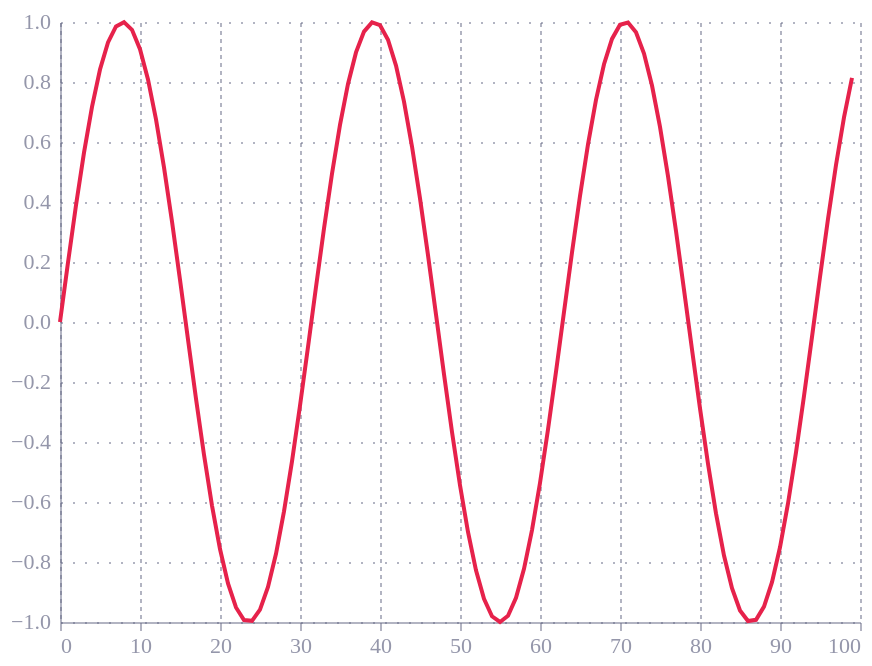

This figure's notebook cell:
### Code cell
import altair as alt
import numpy as np
import pandas as pd

x = np.arange(100)
source = pd.DataFrame({
  'x': x,
  'f(x)': np.sin(x / 5)
})

alt.Chart(source).mark_line().encode(
    x='x',
    y='f(x)')

### Figure 1 — Vega-Lite specification as saved in the notebook (floating-point values rounded to 4 significant figures)
{"config": {"font": "Circular Std", "text": {"color": "#676A86", "align": "left", "baseline": "middle", "dx": 7, "dy": 0, "fontSize": 11}, "view": {"stroke": null, "continuousWidth": 400, "continuousHeight": 300, "discreteWidth": 400, "discreteHeight": 300}, "range": {"category": ["#36B7B4", "#E6224B", "#F4C245", "#0063AF", "#00A767", "#179FDB", "#EB5C2E", "#5C267B", "#122B39"], "diverging": ["#E6224B", "#E54753", "#C9C9C9", "#179FDB", "#122B39"], "heatmap": ["#C9C9C9", "#179FDB", "#0063AF", "#122B39"], "ordinal": ["#00A767", "#36B7B4", "#179FDB", "#0063AF", "#243B5A"]}, "bar": {"color": "#179fdb"}, "line": {"color": "#e6224b"}, "rule": {"color": "#676A86"}, "area": {"opacity": 0.8}, "point": {"filled": true, "size": 80, "color": "#e6224b", "opacity": 0.95}, "geoshape": {"stroke": "white", "strokeWidth": 0.3}, "rect": {"fill": "#d6d4d4", "opacity": 0.3}, "axis": {"labelColor": "#676A86", "labelFontSize": 11, "labelFont": "Circular Std", "labelOpacity": 0.7, "tickColor": "#676A86", "tickOpacity": 0.5, "domainColor": "#676A86", "domainOpacity": 0.5, "gridColor": "#676A86", "gridDash": [2, 2], "gridOpacity": 0.5, "title": null, "titleColor": "#676A86", "titleOpacity": 0.8, "tickSize": 4}, "axisXDiscrete": {"grid": false, "labelAngle": 0, "tickCount": 10, "tickOpacity": 0.5, "title": null}, "axisYDiscrete": {"ticks": false, "labelPadding": 5}, "axisXTemporal": {"grid": false, "ticks": true}, "axisXQuantitative": {"grid": true}, "axisYQuantitative": {"gridColor": "#676A86", "gridDash": [1, 5], "gridOpacity": 0.5, "ticks": false, "labelPadding": 5, "tickCount": 8, "titleAngle": 0, "titleAlign": "left", "titleBaseline": "bottom", "titleX": 0, "titleY": -5}, "title": {"color": "#676A86E6", "subtitleColor": "#676A86", "font": "Circular Std", "subtitleFont": "Circular Std", "anchor": "start", "fontSize": 14, "subtitleFontSize": 12, "subtitlePadding": 4, "offset": 0, "frame": "group"}, "legend": {"titleColor": "#122b39", "title": null, "labelColor": "#122b39", "labelFontSize": 11}}, "data": {"name": "data-307b4539bd47a9764d8d3c0be85871cd"}, "mark": {"type": "line"}, "encoding": {"x": {"field": "x", "type": "quantitative"}, "y": {"field": "f(x)", "type": "quantitative"}}, "$schema": "https://vega.github.io/schema/vega-lite/v6.4.1.json", "datasets": {"data-307b4539bd47a9764d8d3c0be85871cd": [{"x": 0, "f(x)": 0.0}, {"x": 1, "f(x)": 0.1987}, {"x": 2, "f(x)": 0.3894}, {"x": 3, "f(x)": 0.5646}, {"x": 4, "f(x)": 0.7174}, {"x": 5, "f(x)": 0.8415}, {"x": 6, "f(x)": 0.932}, {"x": 7, "f(x)": 0.9854}, {"x": 8, "f(x)": 0.9996}, {"x": 9, "f(x)": 0.9738}, {"x": 10, "f(x)": 0.9093}, {"x": 11, "f(x)": 0.8085}, {"x": 12, "f(x)": 0.6755}, {"x": 13, "f(x)": 0.5155}, {"x": 14, "f(x)": 0.335}, {"x": 15, "f(x)": 0.1411}, {"x": 16, "f(x)": -0.05837}, {"x": 17, "f(x)": -0.2555}, {"x": 18, "f(x)": -0.4425}, {"x": 19, "f(x)": -0.6119}, {"x": 20, "f(x)": -0.7568}, {"x": 21, "f(x)": -0.8716}, {"x": 22, "f(x)": -0.9516}, {"x": 23, "f(x)": -0.9937}, {"x": 24, "f(x)": -0.9962}, {"x": 25, "f(x)": -0.9589}, {"x": 26, "f(x)": -0.8835}, {"x": 27, "f(x)": -0.7728}, {"x": 28, "f(x)": -0.6313}, {"x": 29, "f(x)": -0.4646}, {"x": 30, "f(x)": -0.2794}, {"x": 31, "f(x)": -0.08309}, {"x": 32, "f(x)": 0.1165}, {"x": 33, "f(x)": 0.3115}, {"x": 34, "f(x)": 0.4941}, {"x": 35, "f(x)": 0.657}, {"x": 36, "f(x)": 0.7937}, {"x": 37, "f(x)": 0.8987}, {"x": 38, "f(x)": 0.9679}, {"x": 39, "f(x)": 0.9985}, {"x": 40, "f(x)": 0.9894}, {"x": 41, "f(x)": 0.9407}, {"x": 42, "f(x)": 0.8546}, {"x": 43, "f(x)": 0.7344}, {"x": 44, "f(x)": 0.5849}, {"x": 45, "f(x)": 0.4121}, {"x": 46, "f(x)": 0.2229}, {"x": 47, "f(x)": 0.02478}, {"x": 48, "f(x)": -0.1743}, {"x": 49, "f(x)": -0.3665}, {"x": 50, "f(x)": -0.544}, {"x": 51, "f(x)": -0.6999}, {"x": 52, "f(x)": -0.8278}, {"x": 53, "f(x)": -0.9228}, {"x": 54, "f(x)": -0.9809}, {"x": 55, "f(x)": -1.0}, {"x": 56, "f(x)": -0.9792}, {"x": 57, "f(x)": -0.9193}, {"x": 58, "f(x)": -0.8228}, {"x": 59, "f(x)": -0.6935}, {"x": 60, "f(x)": -0.5366}, {"x": 61, "f(x)": -0.3582}, {"x": 62, "f(x)": -0.1656}, {"x": 63, "f(x)": 0.03362}, {"x": 64, "f(x)": 0.2315}, {"x": 65, "f(x)": 0.4202}, {"x": 66, "f(x)": 0.5921}, {"x": 67, "f(x)": 0.7404}, {"x": 68, "f(x)": 0.8592}, {"x": 69, "f(x)": 0.9437}, {"x": 70, "f(x)": 0.9906}, {"x": 71, "f(x)": 0.998}, {"x": 72, "f(x)": 0.9657}, {"x": 73, "f(x)": 0.8948}, {"x": 74, "f(x)": 0.7883}, {"x": 75, "f(x)": 0.6503}, {"x": 76, "f(x)": 0.4864}, {"x": 77, "f(x)": 0.3031}, {"x": 78, "f(x)": 0.1078}, {"x": 79, "f(x)": -0.09191}, {"x": 80, "f(x)": -0.2879}, {"x": 81, "f(x)": -0.4724}, {"x": 82, "f(x)": -0.6381}, {"x": 83, "f(x)": -0.7784}, {"x": 84, "f(x)": -0.8876}, {"x": 85, "f(x)": -0.9614}, {"x": 86, "f(x)": -0.9969}, {"x": 87, "f(x)": -0.9927}, {"x": 88, "f(x)": -0.9488}, {"x": 89, "f(x)": -0.8672}, {"x": 90, "f(x)": -0.751}, {"x": 91, "f(x)": -0.6048}, {"x": 92, "f(x)": -0.4346}, {"x": 93, "f(x)": -0.247}, {"x": 94, "f(x)": -0.04954}, {"x": 95, "f(x)": 0.1499}, {"x": 96, "f(x)": 0.3433}, {"x": 97, "f(x)": 0.5231}, {"x": 98, "f(x)": 0.682}, {"x": 99, "f(x)": 0.8137}]}}
